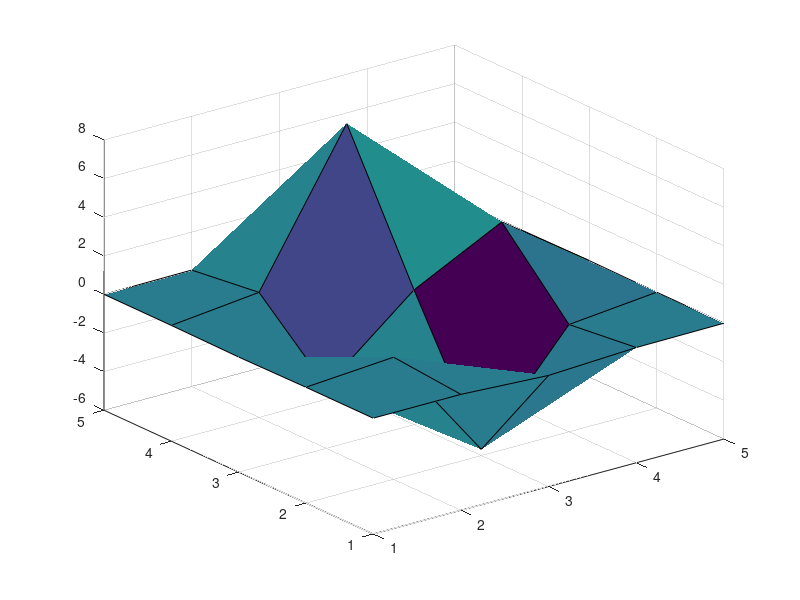

Write the MATLAB code that produced this figure. (Note: this script raises an error after producing the figure.)
%=============================================================================
% Copyright (c) 2016-present Allan CORNET (Nelson)
%=============================================================================
% This file is part of Nelson.
%=============================================================================
% LICENCE_BLOCK_BEGIN
% SPDX-License-Identifier: LGPL-3.0-or-later
% LICENCE_BLOCK_END
%=============================================================================
% <--ADV-CLI MODE-->
%=============================================================================
close all
f = figure('Visible', 'off');
ax = axes('Parent', f);
s = surf(ax, peaks(5));
asserts.isapprox(s.AmbientStrength, 0.3, 1e-12);
asserts.isapprox(s.DiffuseStrength, 0.6, 1e-12);
asserts.isapprox(s.SpecularStrength, 0.9, 1e-12);
asserts.isapprox(s.SpecularExponent, 10, 1e-12);
asserts.isapprox(s.SpecularColorReflectance, 1, 1e-12);
shading(ax, 'flat');
asserts.isequal(s.FaceColor, 'flat');
asserts.isequal(s.EdgeColor, 'none');
shading(ax, 'interp');
asserts.isequal(s.FaceColor, 'interp');
asserts.isequal(s.EdgeColor, 'none');
shading(ax, 'faceted');
asserts.isequal(s.FaceColor, 'flat');
asserts.isequal(s.EdgeColor, [0 0 0]);
%=============================================================================
lighting(ax, 'gouraud');
asserts.isequal(s.FaceLighting, 'gouraud');
asserts.isequal(s.EdgeLighting, 'gouraud');
lighting(ax, 'none');
asserts.isequal(s.FaceLighting, 'none');
asserts.isequal(s.EdgeLighting, 'none');
lighting(ax, 'phong');
asserts.isequal(s.FaceLighting, 'phong');
asserts.isequal(s.EdgeLighting, 'phong');
asserts.checkerror('lighting(ax, ''bogus'')', getString(message('Nelson:lighting:invalidPropertyValue')));
%=============================================================================
material(ax, 'shiny');
asserts.isapprox(s.AmbientStrength, 0.3, 1e-12);
asserts.isapprox(s.DiffuseStrength, 0.6, 1e-12);
asserts.isapprox(s.SpecularStrength, 0.9, 1e-12);
asserts.isapprox(s.SpecularExponent, 20, 1e-12);
asserts.isapprox(s.SpecularColorReflectance, 1, 1e-12);
material(ax, [0.2 0.7 0.1 8 0.5]);
asserts.isapprox(s.AmbientStrength, 0.2, 1e-12);
asserts.isapprox(s.DiffuseStrength, 0.7, 1e-12);
asserts.isapprox(s.SpecularStrength, 0.1, 1e-12);
asserts.isapprox(s.SpecularExponent, 8, 1e-12);
asserts.isapprox(s.SpecularColorReflectance, 0.5, 1e-12);
%=============================================================================
% a three-element vector [ka kd ks] sets the three strengths and leaves the
% specular exponent and color reflectance untouched.
material(ax, [0.4 0.5 0.6]);
asserts.isapprox(s.AmbientStrength, 0.4, 1e-12);
asserts.isapprox(s.DiffuseStrength, 0.5, 1e-12);
asserts.isapprox(s.SpecularStrength, 0.6, 1e-12);
asserts.isapprox(s.SpecularExponent, 8, 1e-12);
asserts.isapprox(s.SpecularColorReflectance, 0.5, 1e-12);
%=============================================================================
vn = zeros(5, 5, 3);
vn(:, :, 3) = 1;
s.VertexNormals = vn;
s.VertexNormalsMode = 'manual';
asserts.isequal(s.VertexNormalsMode, 'manual');
asserts.isequal(size(s.VertexNormals), [5 5 3]);
%=============================================================================
p = patch(ax, [0 1 0], [0 0 1], [0 0 0], 'r');
p.FaceNormals = [0 0 1];
p.FaceNormalsMode = 'manual';
p.VertexNormals = [0 0 1; 0 0 1; 0 0 1];
p.VertexNormalsMode = 'manual';
asserts.isequal(p.FaceNormalsMode, 'manual');
asserts.isequal(p.VertexNormalsMode, 'manual');
close all
%=============================================================================
% material accepts an explicit object (or object array) target, not only an axes
f2 = figure('Visible', 'off');
s1 = surf(peaks(8));
hold('on');
s2 = surf(peaks(8));
material(s1, [0.1 0.2 0.3 4 0.5]);
asserts.isapprox(s1.AmbientStrength, 0.1, 1e-12);
asserts.isapprox(s1.SpecularExponent, 4, 1e-12);
material([s1; s2], [0.6 0.6 1 1 1]);
asserts.isapprox(s1.DiffuseStrength, 0.6, 1e-12);
asserts.isapprox(s2.SpecularStrength, 1, 1e-12);
material(s2, 'metal');
asserts.isapprox(s2.SpecularColorReflectance, 0.5, 1e-12);
close(f2);
%=============================================================================
